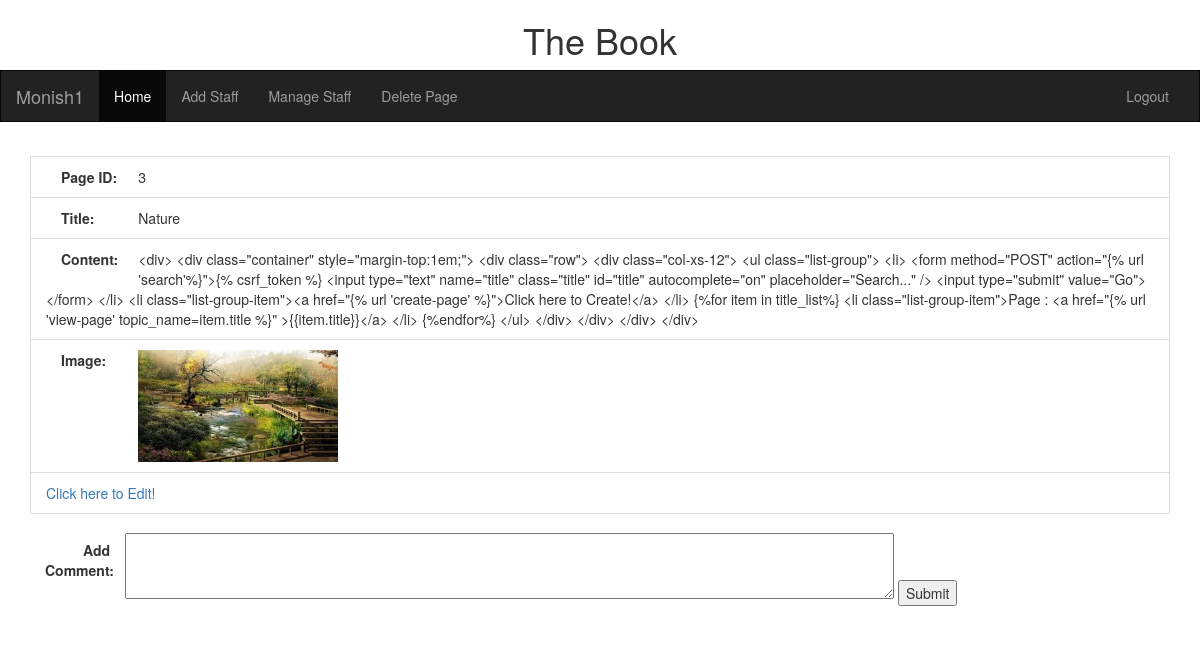
The app's page /view/page/Nature/ (signed in) with its own data.
### BookApp/models.py (models this page shows, shortened)
class Topic(models.Model):
    topic_id = models.AutoField(primary_key=True)
    title = models.CharField(max_length=100, unique=True)
    content = models.TextField()
    image = models.FileField(null=True, blank=True, default="default.jpeg")
    updated = models.DateTimeField(auto_now=True, auto_now_add=False)
    timestamp = models.DateTimeField(auto_now=False, auto_now_add=True)
    min_accessing_level = models.IntegerField()

### BookApp/views.py (the view)
# urls.py: url(r'^view/page/(?P<topic_name>[A-Za-z0-9 -]+)/$',views.viewPage,name="view-page"),
@login_required
def viewPage(request, topic_name=""):
    topic_list = Topic.objects.values_list('title', flat=True)
    if topic_name in topic_list:
        obj = AccessLevel.objects.get(user = request.user)
        access_level = obj.access_level
        topic= Topic.objects.get(title=topic_name)
        if topic.min_accessing_level <= access_level:
            comments = Comment.objects.filter(topic = topic)
            return render(request,"Book/view-page.html", {"content":topic,"comments":comments})
        else:
            return render(request,"Book/access-denied.html")
    else:
        return HttpResponseRedirect(reverse('page-not-found',kwargs={'topic_name': topic_name}))

### BookApp/templates/Book/view-page.html (shortened to what this page needs)
{% extends "Book/base.html"%}
{%block content%}
<div class="container" style="margin-top:1em;">
    <div class="row">
        <div class="col-xs-12">
            <li class="list-group">
                <li class="list-group-item"><label class="control-label col-sm-1">Page ID:</label>{{content.pk}} </li>
                <li class="list-group-item"><label class="control-label col-sm-1">Title:</label>{{content.title}} </li>
                <li class="list-group-item"><label class="control-label col-sm-1">Content:</label>{{content.content}} </li>
                <li class="list-group-item" ><label class="control-label col-sm-1">Image:</label><img  src="{{ content.image.url}}" height="200" width="200" class="img-responsive" /> </li>
                <li class="list-group-item"><a href="{% url 'edit-page' content.pk%}">Click here to Edit!</a> </li>
                 </ul><br>
            <div id="register" class="animate form" style="padding-bottom:2%">
                <form method="POST" autocomplete="on" class="form-horizontal" action="{% url 'add-comment' %}">{% csrf_token %}
                    <label for="comment" class="control-label col-sm-1">Add Comment:</label>
                    <textarea rows="3" id="comment" name="comment" cols="100" required></textarea>
                    <input type="submit" value="Submit">
                </form>
            </div>
        </div>
    </div>
</div>
{%endblock%}

### BookApp/templates/Book/base.html (shortened to what this page needs)
{% load static %}
<html lang="en">
<head>
    <link rel="stylesheet" href="{% static 'Book/css/bookingPage.css'%}" />
    <link rel="stylesheet" href="{% static 'Book/css/bookingstyle.css'%}" />
    <link rel="stylesheet" href="{% static 'Book/css/style.css'%}"  />
    <link rel="stylesheet" href="{% static 'Book/css/header.css'%}"  />
    <link rel="stylesheet" href="{% static 'Book/css/bootstrap.css'%}"  />
</head>
<body>
<div class=" text-center" >
  <h1>The Book </h1>
</div>
<nav class="navbar navbar-inverse">
  <div class="container-fluid">
      <div class="navbar-header">
          <a class="navbar-brand" style="text-transform:capitalize;" href="{% url 'profile' %}">{{request.user}}</a>
      </div>
      <div class="collapse navbar-collapse" id="myNavbar">
          <ul class="nav navbar-nav">
              <li class="active"><a href="{% url 'index' %}">Home</a></li>
              <li><a href="{% url 'add-user' %}">Add Staff</a></li>
              <li><a href="{% url 'manage-user' %}">Manage Staff</a></li>
              <li><a href="{% url 'delete-page' %}">Delete Page</a></li>
          </ul>
          <ul class="nav navbar-nav navbar-right">
            <li><a href="{% url 'logout' %}"><span class="glyphicon glyphicon-log-out"></span> Logout</a></li>
          </ul>
        </div>
  </div>
</nav>
  {%block content%}
    {%endblock%}
</body>
</html>

### BookApp/static/Book/css/bookingPage.css (style rules this page uses)
*, *:before, *:after { box-sizing: border-box; }
html { font-size: 16px; }

### BookApp/static/Book/css/bookingstyle.css (style rules this page uses)
h1 { text-align: center; }
.container { width: 600px; margin: auto; }
li { list-style: none; }

### BookApp/static/Book/css/header.css (style rules this page uses)
.navbar { margin-bottom: 0; border-radius: 0; background-color:red; }

### BookApp/templates/Book/base.html (style rules this page uses)
.navbar { margin-bottom: 0; border-radius: 0; }

### records on screen
Topic: pk "3", title "Nature", content "<div> <div class=\"container\" style=\"margin-top:1em;\"> <div class=\"row\"> <div class=\"col-xs-12\"> <ul class=\"list-group\"> <li> <form method=\"POST\" action=\"{% url 'search'%}\">{% csrf_token %} <input type=\"text\" name=\"title\" class=\"title\" id=\"title\" autocomplete=\"on\" placeholder=\"Search...\" /> <input type=\"submit\" value=\"Go\"> </form> </li> <li class=\"list-group-item\"><a href=\"{% url 'create-page' %}\">Click here to Create!</a> </li> {%for item in title_list%} <li class=\"list-group-item\">Page : <a href=\"{% url 'view-page' topic_name=item.title %}\" >{{item.title}}</a> </li> {%endfor%} </ul> </div> </div> </div> </div>", image (placeholder picture)

### other values on screen
{{ request.user }} "Monish1"
